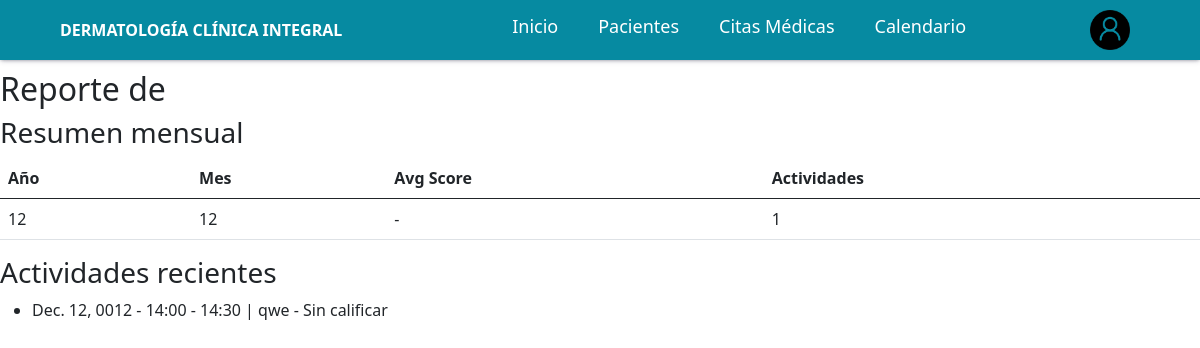
The page /productivity/reports/user/1/ (signed in) on the database as committed earlier.
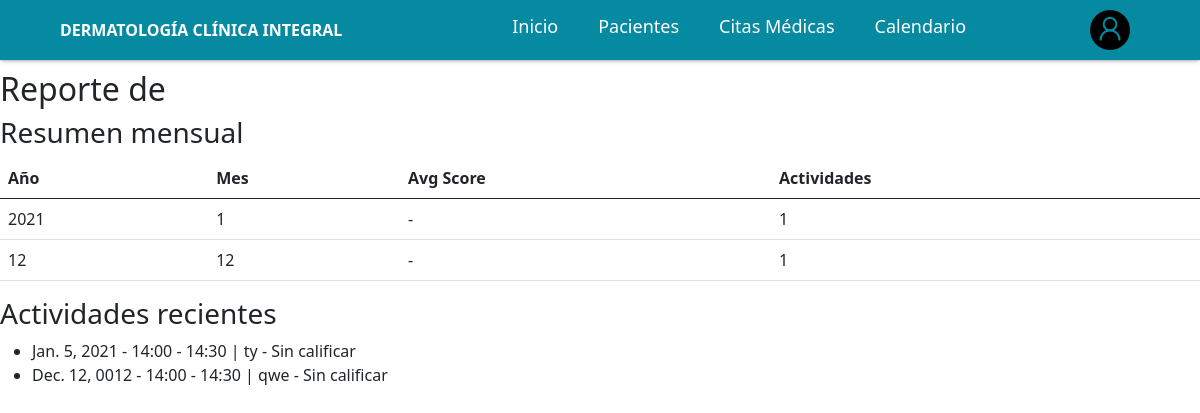
The same page on the database as committed later.
### productividad/models.py (models this page shows, shortened)
class DailyActivity(models.Model):
    SCORE_CHOICES = (
        (1, 'Bajo'),
        (2, 'Medio'),
        (3, 'Alto'),
    )
    user = models.ForeignKey(User, on_delete=models.CASCADE, related_name='activities')
    date = models.DateField()
    title = models.CharField(max_length=255)
    description = models.TextField(blank=True, null=True)
    score = models.PositiveSmallIntegerField(choices=SCORE_CHOICES, null=True, blank=True)
    scored_by = models.ForeignKey(User, null=True, blank=True, on_delete=models.SET_NULL, related_name='scored_activities')
    scored_at = models.DateTimeField(null=True, blank=True)
    created_at = models.DateTimeField(auto_now_add=True)
    updated_at = models.DateTimeField(auto_now=True)
    class Meta:
        unique_together = ('user', 'date', 'title')
        ordering = ['-date', '-created_at']

### productividad/views.py (the view)
# urls.py: path('reports/user/<int:user_id>/', views.user_report, name='user_report'),
@login_required
def user_report(request, user_id):
    if not (request.user.is_staff or getattr(request.user, 'is_admin', False) or request.user.is_superuser):
        return HttpResponseForbidden()
    from django.contrib.auth import get_user_model
    user_model = get_user_model()
    target = get_object_or_404(user_model, id=user_id)
    qs = DailyActivity.objects.filter(user=target)
    summary = qs.values('date__year', 'date__month').annotate(
    avg_score=Avg('score'),
    activities=Count('id')
    ).order_by('-date__year', '-date__month')
    paginator = Paginator(qs.order_by('-date'), 50)
    page = request.GET.get('page', 1)
    activities_page = paginator.get_page(page)
    return render(request, 'productivity/user_report.html', {
        'target': target,
        'summary': summary,
        'activities': activities_page,
    })

### templates/productivity/user_report.html
{% extends "base.html" %}
{% load static %}
{% block body %}
{% include "../components/navbar.html" %}
<h2>Reporte de {{ target.get_full_name }}</h2>
<h3>Resumen mensual</h3>
<table class="table">
<thead><tr><th>Año</th><th>Mes</th><th>Avg Score</th><th>Actividades</th></tr></thead>
<tbody>
{% for s in summary %}
<tr>
<td>{{ s.date__year }}</td>
<td>{{ s.date__month }}</td>
<td>{{ s.avg_score|default:'-' }}</td>
<td>{{ s.activities }}</td>
</tr>
{% endfor %}
</tbody>
</table>
<h3>Actividades recientes</h3>
<ul>
{% for a in activities %}
<li>{{ a.date }} - {{ a.title }} - {{ a.score|default:'Sin calificar' }}</li>
{% endfor %}
</ul>
{% endblock %}

Rows that differ between the two databases and show on the page:
added DailyActivity: date "Jan. 5, 2021", title "14:00 - 14:30 | ty", score "Sin calificar"
Other text that changed with them:
new list line: "2021 1 - 1"
